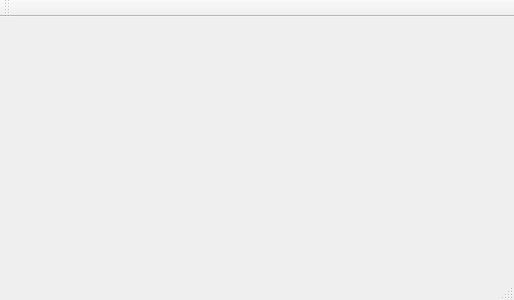
<?xml version="1.0" encoding="UTF-8"?>
<ui version="4.0">
 <class>MainWindow</class>
 <widget class="QMainWindow" name="MainWindow">
  <property name="geometry">
   <rect>
    <x>0</x>
    <y>0</y>
    <width>514</width>
    <height>300</height>
   </rect>
  </property>
  <property name="windowTitle">
   <string>MainWindow</string>
  </property>
  <widget class="QWidget" name="centralWidget"/>
  <widget class="QMenuBar" name="menuBar">
   <property name="geometry">
    <rect>
     <x>0</x>
     <y>0</y>
     <width>514</width>
     <height>21</height>
    </rect>
   </property>
  </widget>
  <widget class="QToolBar" name="mainToolBar">
   <attribute name="toolBarArea">
    <enum>TopToolBarArea</enum>
   </attribute>
   <attribute name="toolBarBreak">
    <bool>false</bool>
   </attribute>
  </widget>
  <widget class="QStatusBar" name="statusBar"/>
 </widget>
 <layoutdefault spacing="6" margin="11"/>
 <resources/>
 <connections/>
</ui>
